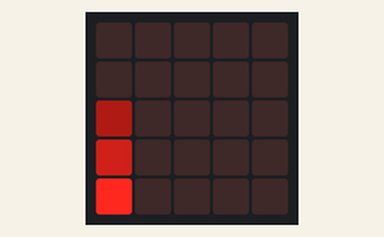
A program run on a simulated BBC micro:bit (MakeCode). Parts: the board's 5×5 LED display. Dim RGB values are drawn brighter than linear; random numbers come from a fixed seed.

Above: at 0.1 s.
At 5.2 s:
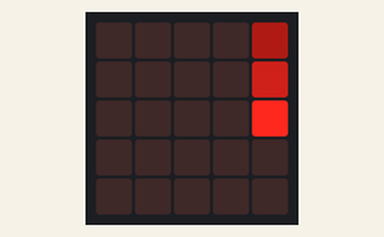
At 9.6 s:
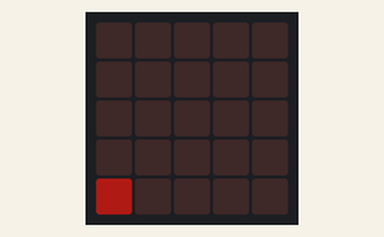
At 19.4 s:
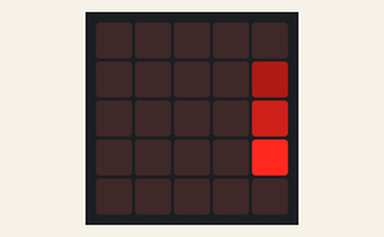
At 30.21 s:
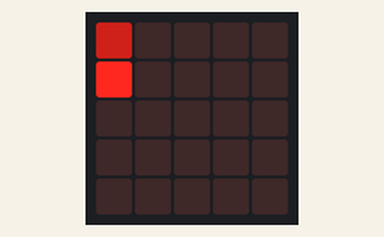
At 39.01 s:
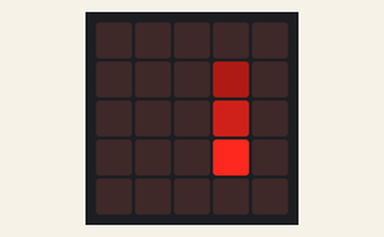

The program:

main.ts
```typescript
let Pos_Y = 0
let Pos_X = 0
let Vert = 0
function Creer_mouvement(Pos_X: number, Pos_Y: number, True_Hor_False_Ver: boolean) {
    if (True_Hor_False_Ver == false) {
        for (let index = 0; index < 7; index++) {
            led.plotBrightness(Pos_X, Pos_Y, 255)
            led.plotBrightness(Pos_X, Pos_Y - 1, 117)
            led.plotBrightness(Pos_X, Pos_Y - 2, 53)
            basic.pause(200)
            Pos_Y += 1
            led.unplot(Pos_X, Pos_Y - 3)
        }
    } else {
        for (let index2 = 0; index2 < 7; index2++) {
            led.plotBrightness(Pos_X, Pos_Y, 255)
            led.plotBrightness(Pos_X - 1, Pos_Y, 117)
            led.plotBrightness(Pos_X - 2, Pos_Y, 53)
            basic.pause(200)
            Pos_X += 1
            led.unplot(Pos_X - 3, Pos_Y)
        }
    }

}

basic.forever(function on_forever() {

    while (true) {
        Vert = randint(1, 2)
        if (Vert == 2) {
            Pos_X = randint(0, 4)
            Creer_mouvement(Pos_X, 0, false)
        } else {
            Pos_Y = randint(0, 4)
            Creer_mouvement(0, Pos_Y, false)
        }

    }
})
basic.forever(function on_forever2() {

    basic.pause(500)
    while (true) {
        Vert = randint(1, 2)
        if (Vert == 2) {
            Pos_X = randint(0, 4)
            Creer_mouvement(Pos_X, 0, false)
        } else {
            Pos_Y = randint(0, 4)
            Creer_mouvement(0, Pos_Y, false)
        }

    }
})
```

test.ts
```typescript
// les tests vont ici ; cela ne sera pas compilé si ce paquet est utilisé en tant qu'extension.
```
